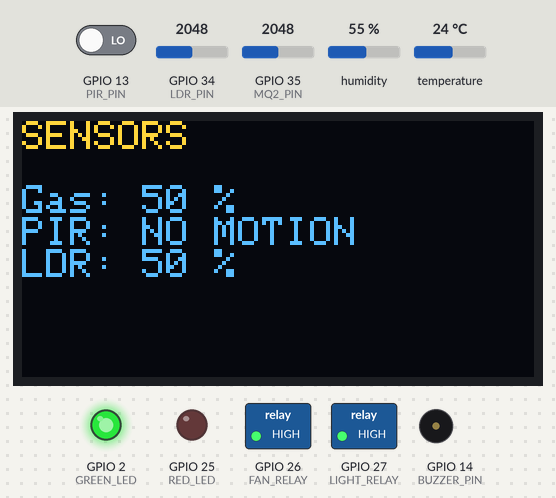
A sketch run on a simulated ESP32. On the bench: 128×64 one-colour display, switched loads named in the sketch (green lamp = pin HIGH), output pins drawn as LEDs (lit = HIGH), buzzer (waves = sounding, pin HIGH). The test bench sets the inputs (shaded band); at power-on: temperature 24 °C, GPIO 13 (PIR_PIN) LOW, GPIO 34 (LDR_PIN) = 2048, GPIO 35 (MQ2_PIN) = 2048, humidity 55 %. The OLED is the two-colour kind (top 16 rows yellow); WiFi joins after 1.5 s; servers stay silent unless stated; random numbers use the default seed unless the sketch sets one; no MQTT or app messages arrive unless stated; what the sketch prints to the serial monitor is not drawn.

Above: at 5.6 s.
5.7 s: temperature set to 31 °C
At 16.3 s:
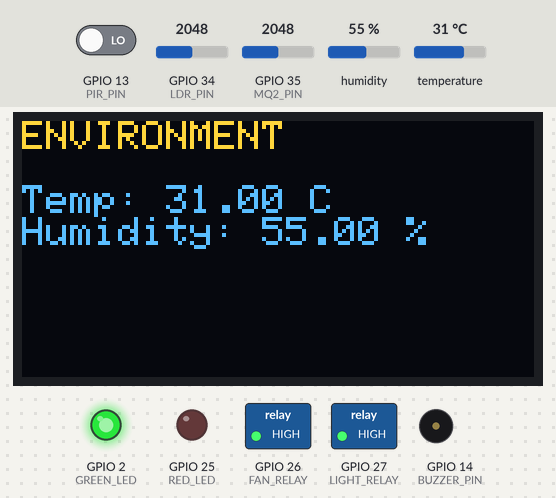
16.6 s: temperature set to 34 °C
At 26.4 s:
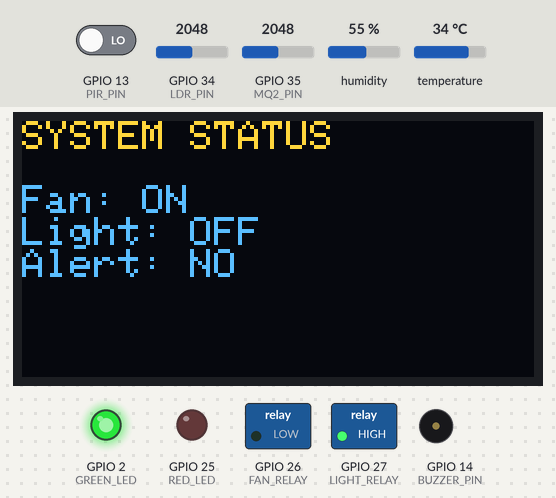
26.7 s: GPIO 13 (PIR_PIN) driven HIGH
At 36.5 s:
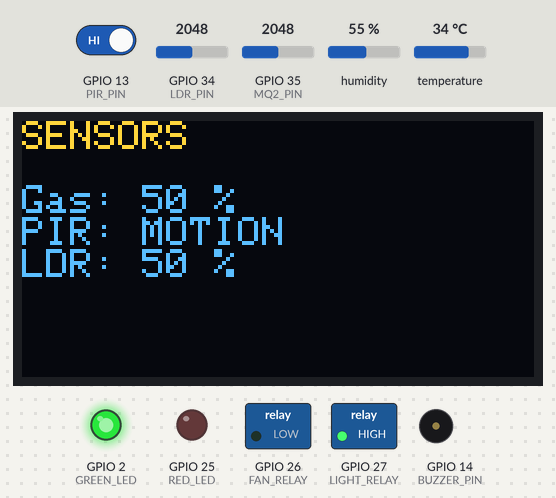
36.8 s: GPIO 34 (LDR_PIN) set to 859
41.9 s: GPIO 34 (LDR_PIN) set to 755
At 45.8 s:
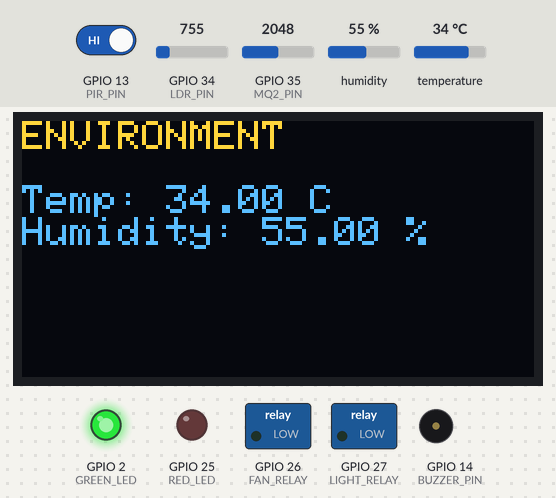
52.0 s: GPIO 35 (MQ2_PIN) set to 2435
62.1 s: GPIO 35 (MQ2_PIN) set to 2560
At 72.0 s:
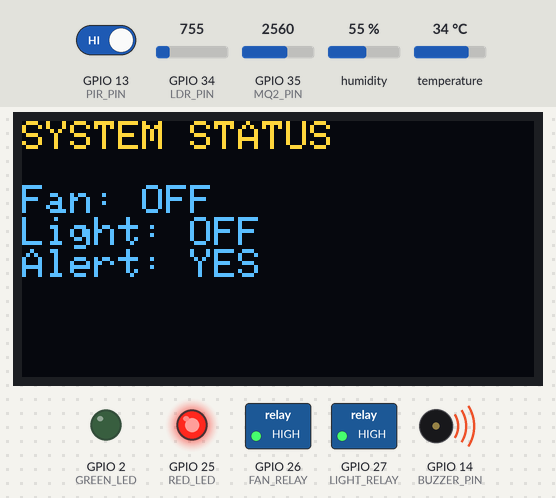
Timing chart, 0 to 73.2 s (numbered marks = the images above; inputs shaded):
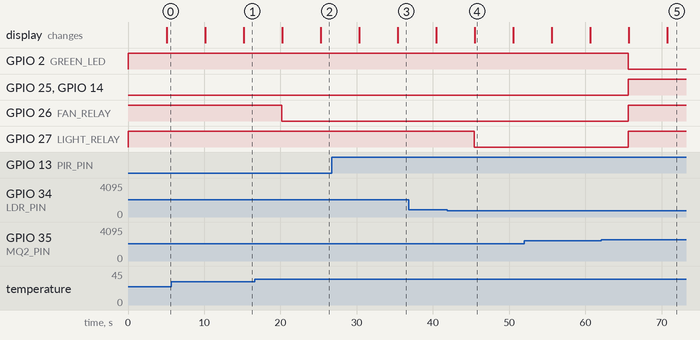

The sketch:

p10-home-hub.ino
```cpp
/****************************************************
   FULL IoT HOME AUTOMATION HUB
   ESP32 - IIT Jammu Summer School 2026

   Sensors:
   DHT11
   MQ-2
   PIR
   LDR

   Outputs:
   2-Channel Relay
   OLED
   Buzzer
   Red LED
   Green LED


****************************************************/

#include <WiFi.h>
#include <WebServer.h>
#include <PubSubClient.h>
#include <Wire.h>
#include <Adafruit_GFX.h>
#include <Adafruit_SSD1306.h>
#include <DHT.h>

// ================= WIFI =================

const char* ssid = "Surya.the.actor";
const char* password = "instagram";

// ================= MQTT =================

const char* mqtt_server = "broker.hivemq.com";

WiFiClient espClient;
PubSubClient mqttClient(espClient);

String mqttTopic = "iitjammu/puthiyaraj/home";

// ================= PIN DEFINITIONS =================

// DHT11
#define DHTPIN 4
#define DHTTYPE DHT11

// Sensors
#define MQ2_PIN 35
#define PIR_PIN 13
#define LDR_PIN 34

// Relay
#define FAN_RELAY 26
#define LIGHT_RELAY 27

// Alert
#define BUZZER_PIN 14
#define RED_LED 25
#define GREEN_LED 2

// OLED
#define SCREEN_WIDTH 128
#define SCREEN_HEIGHT 64

#define OLED_SDA 21
#define OLED_SCL 22

// ================= OBJECTS =================

DHT dht(DHTPIN, DHTTYPE);

Adafruit_SSD1306 display(
  SCREEN_WIDTH,
  SCREEN_HEIGHT,
  &Wire,
  -1
);

WebServer server(80);

// ================= GLOBAL VARIABLES =================

float temperature = 0;
float humidity = 0;

int gasValue = 0;
int gasPercent = 0;

int ldrValue = 0;
int lightPercent = 0;

int pirState = 0;

bool fanState = false;
bool lightState = false;
bool gasAlert = false;

unsigned long lastSensorRead = 0;
unsigned long lastMQTTPublish = 0;
unsigned long lastOLEDUpdate = 0;

int oledScreen = 0;

// Light motion timer
unsigned long lastMotionTime = 0;

// ================= SETUP =================

void setup()
{
  Serial.begin(115200);

  // Pin modes
  pinMode(MQ2_PIN, INPUT);
  pinMode(PIR_PIN, INPUT);
  pinMode(LDR_PIN, INPUT);

  pinMode(FAN_RELAY, OUTPUT);
  pinMode(LIGHT_RELAY, OUTPUT);

  pinMode(BUZZER_PIN, OUTPUT);
  pinMode(RED_LED, OUTPUT);
  pinMode(GREEN_LED, OUTPUT);

  // Relay OFF initially
  digitalWrite(FAN_RELAY, HIGH);
  digitalWrite(LIGHT_RELAY, HIGH);

  digitalWrite(BUZZER_PIN, LOW);
  digitalWrite(RED_LED, LOW);
  digitalWrite(GREEN_LED, HIGH);

  // DHT start
  dht.begin();

  // OLED start
  Wire.begin(OLED_SDA, OLED_SCL);

  if (!display.begin(
        SSD1306_SWITCHCAPVCC,
        0x3C
      ))
  {
    Serial.println("OLED not found");
    while (true);
  }

  display.clearDisplay();
  display.setTextColor(SSD1306_WHITE);
  display.setTextSize(1);

  display.setCursor(0, 0);
  display.println("IoT HOME HUB");
  display.println("Starting...");
  display.display();

  delay(2000);

  // Wi-Fi
  connectWiFi();

  // MQTT
  mqttClient.setServer(
    mqtt_server,
    1883
  );

  // Web routes
  server.on("/", handleRoot);

  server.on(
    "/fan/on",
    []()
    {
      fanState = true;
      digitalWrite(FAN_RELAY, LOW);
      server.send(200, "text/plain", "Fan ON");
    }
  );

  server.on(
    "/fan/off",
    []()
    {
      fanState = false;
      digitalWrite(FAN_RELAY, HIGH);
      server.send(200, "text/plain", "Fan OFF");
    }
  );

  server.on(
    "/light/on",
    []()
    {
      lightState = true;
      digitalWrite(LIGHT_RELAY, LOW);
      server.send(200, "text/plain", "Light ON");
    }
  );

  server.on(
    "/light/off",
    []()
    {
      lightState = false;
      digitalWrite(LIGHT_RELAY, HIGH);
      server.send(200, "text/plain", "Light OFF");
    }
  );

  server.begin();

  Serial.println("Web Server Started");
}

// ================= LOOP =================

void loop()
{
  server.handleClient();

  if (!mqttClient.connected())
  {
    reconnectMQTT();
  }

  mqttClient.loop();

  // Read sensors every 5 seconds
  if (millis() - lastSensorRead >= 5000)
  {
    readSensors();

    applyAutomationRules();

    updateOLED();

    lastSensorRead = millis();
  }

  // MQTT every 30 seconds
  if (millis() - lastMQTTPublish >= 30000)
  {
    publishMQTT();

    lastMQTTPublish = millis();
  }
}

// ================= WIFI =================

void connectWiFi()
{
  Serial.print("Connecting WiFi");

  WiFi.begin(
    ssid,
    password
  );

  while (WiFi.status() != WL_CONNECTED)
  {
    delay(500);

    Serial.print(".");
  }

  Serial.println();

  Serial.println("WiFi Connected");

  Serial.print("IP Address: ");

  Serial.println(
    WiFi.localIP()
  );
}

// ================= READ SENSORS =================

void readSensors()
{
  // DHT11
  float newTemperature = dht.readTemperature();

  float newHumidity = dht.readHumidity();

  if (!isnan(newTemperature))
  {
    temperature = newTemperature;
  }

  if (!isnan(newHumidity))
  {
    humidity = newHumidity;
  }

  // MQ2
  gasValue = analogRead(MQ2_PIN);

  gasPercent = map(
    gasValue,
    0,
    4095,
    0,
    100
  );

  gasPercent = constrain(
    gasPercent,
    0,
    100
  );

  // PIR
  pirState = digitalRead(PIR_PIN);

  // LDR
  ldrValue = analogRead(LDR_PIN);

  lightPercent = map(
    ldrValue,
    0,
    4095,
    0,
    100
  );

  lightPercent = constrain(
    lightPercent,
    0,
    100
  );

  if (pirState == HIGH)
  {
    lastMotionTime = millis();
  }

  Serial.println("--------------------");

  Serial.print("Temperature: ");
  Serial.println(temperature);

  Serial.print("Humidity: ");
  Serial.println(humidity);

  Serial.print("Gas: ");
  Serial.println(gasPercent);

  Serial.print("PIR: ");
  Serial.println(pirState);

  Serial.print("Light: ");
  Serial.println(lightPercent);
}

// ================= AUTOMATION =================

void applyAutomationRules()
{
  // ================= GAS SAFETY =================

  if (gasPercent > 60)
  {
    gasAlert = true;

    // Safety shutdown
    fanState = false;
    lightState = false;

    digitalWrite(
      FAN_RELAY,
      HIGH
    );

    digitalWrite(
      LIGHT_RELAY,
      HIGH
    );

    digitalWrite(
      BUZZER_PIN,
      HIGH
    );

    digitalWrite(
      RED_LED,
      HIGH
    );

    digitalWrite(
      GREEN_LED,
      LOW
    );

    return;
  }

  else
  {
    gasAlert = false;

    digitalWrite(
      BUZZER_PIN,
      LOW
    );

    digitalWrite(
      RED_LED,
      LOW
    );

    digitalWrite(
      GREEN_LED,
      HIGH
    );
  }

  // ================= FAN AUTOMATION =================

  // Temperature above 32°C
  if (!fanState && temperature > 32)
  {
    fanState = true;

    digitalWrite(
      FAN_RELAY,
      LOW
    );

    Serial.println("Fan AUTO ON");
  }

  // Temperature below 28°C
  if (fanState && temperature < 28)
  {
    fanState = false;

    digitalWrite(
      FAN_RELAY,
      HIGH
    );

    Serial.println("Fan AUTO OFF");
  }

  // ================= LIGHT AUTOMATION =================

  // Dark + Motion
  if (
    lightPercent < 20 &&
    pirState == HIGH
  )
  {
    lightState = true;

    digitalWrite(
      LIGHT_RELAY,
      LOW
    );

    Serial.println("Light AUTO ON");
  }

  // Daylight
  if (lightPercent > 60)
  {
    lightState = false;

    digitalWrite(
      LIGHT_RELAY,
      HIGH
    );

    Serial.println("Light OFF - Daylight");
  }

  // No motion for 3 minutes
  if (
    millis() - lastMotionTime >= 180000
  )
  {
    lightState = false;

    digitalWrite(
      LIGHT_RELAY,
      HIGH
    );

    Serial.println(
      "Light OFF - No Motion"
    );
  }
}

// ================= MQTT =================

void reconnectMQTT()
{
  while (!mqttClient.connected())
  {
    Serial.print("Connecting MQTT...");

    String clientID = "ESP32HomeHub";

    clientID += String(
      random(0xffff),
      HEX
    );

    if (
      mqttClient.connect(
        clientID.c_str()
      )
    )
    {
      Serial.println(
        "MQTT Connected"
      );
    }

    else
    {
      Serial.print(
        "Failed, rc="
      );

      Serial.println(
        mqttClient.state()
      );

      delay(2000);
    }
  }
}

// ================= MQTT PUBLISH =================

void publishMQTT()
{
  String json = "{";

  json += "\"temp\":";
  json += String(temperature, 1);

  json += ",\"humidity\":";
  json += String(humidity, 1);

  json += ",\"gas\":";
  json += String(gasPercent);

  json += ",\"pir\":";
  json += String(pirState);

  json += ",\"light\":";
  json += String(lightPercent);

  json += ",\"fan\":";
  json += String(fanState ? 1 : 0);

  json += ",\"light_relay\":";
  json += String(lightState ? 1 : 0);

  json += ",\"alert\":";
  json += String(gasAlert ? 1 : 0);

  json += "}";

  mqttClient.publish(
    mqttTopic.c_str(),
    json.c_str()
  );

  Serial.println(
    "MQTT Published:"
  );

  Serial.println(json);
}

// ================= OLED =================

void updateOLED()
{
  if (
    millis() - lastOLEDUpdate >= 5000
  )
  {
    oledScreen++;

    if (oledScreen > 2)
    {
      oledScreen = 0;
    }

    lastOLEDUpdate = millis();
  }

  display.clearDisplay();

  display.setCursor(0, 0);

  // Screen 1
  if (oledScreen == 0)
  {
    display.println(
      "ENVIRONMENT"
    );

    display.println();

    display.print(
      "Temp: "
    );

    display.print(
      temperature
    );

    display.println(
      " C"
    );

    display.print(
      "Humidity: "
    );

    display.print(
      humidity
    );

    display.println(
      " %"
    );
  }

  // Screen 2
  else if (oledScreen == 1)
  {
    display.println(
      "SENSORS"
    );

    display.println();

    display.print(
      "Gas: "
    );

    display.print(
      gasPercent
    );

    display.println(
      " %"
    );

    display.print(
      "PIR: "
    );

    display.println(
      pirState ? "MOTION" : "NO MOTION"
    );

    display.print(
      "LDR: "
    );

    display.print(
      lightPercent
    );

    display.println(
      " %"
    );
  }

  // Screen 3
  else
  {
    display.println(
      "SYSTEM STATUS"
    );

    display.println();

    display.print(
      "Fan: "
    );

    display.println(
      fanState ? "ON" : "OFF"
    );

    display.print(
      "Light: "
    );

    display.println(
      lightState ? "ON" : "OFF"
    );

    display.print(
      "Alert: "
    );

    display.println(
      gasAlert ? "YES" : "NO"
    );
  }

  display.display();
}

// ================= WEB DASHBOARD =================

void handleRoot()
{
  String html = "";

  html += "<!DOCTYPE html>";

  html += "<html>";

  html += "<head>";

  html += "<meta name='viewport' content='width=device-width, initial-scale=1'>";

  html += "<meta http-equiv='refresh' content='5'>";

  html += "<title>IoT Home Hub</title>";

  html += "<style>";

  html += "body{font-family:Arial;text-align:center;background:#f2f2f2;}";

  html += ".card{background:white;margin:10px;padding:15px;border-radius:10px;}";

  html += "button{padding:10px;margin:5px;font-size:16px;}";

  html += "</style>";

  html += "</head>";

  html += "<body>";

  html += "<h1>ESP32 IoT Home Automation Hub</h1>";

  html += "<div class='card'>";

  html += "<h2>Environment</h2>";

  html += "<p>Temperature: ";

  html += String(
    temperature
  );

  html += " °C</p>";

  html += "<p>Humidity: ";

  html += String(
    humidity
  );

  html += " %</p>";

  html += "</div>";

  html += "<div class='card'>";

  html += "<h2>Sensors</h2>";

  html += "<p>Gas: ";

  html += String(
    gasPercent
  );

  html += " %</p>";

  html += "<p>PIR: ";

  html += pirState ? "MOTION" : "NO MOTION";

  html += "</p>";

  html += "<p>Light: ";

  html += String(
    lightPercent
  );

  html += " %</p>";

  html += "</div>";

  html += "<div class='card'>";

  html += "<h2>Relay Status</h2>";

  html += "<p>Fan: ";

  html += fanState ? "ON" : "OFF";

  html += "</p>";

  html += "<a href='/fan/on'>";

  html += "<button>Fan ON</button>";

  html += "</a>";

  html += "<a href='/fan/off'>";

  html += "<button>Fan OFF</button>";

  html += "</a>";

  html += "<p>Light: ";

  html += lightState ? "ON" : "OFF";

  html += "</p>";

  html += "<a href='/light/on'>";

  html += "<button>Light ON</button>";

  html += "</a>";

  html += "<a href='/light/off'>";

  html += "<button>Light OFF</button>";

  html += "</a>";

  html += "</div>";

  html += "<div class='card'>";

  html += "<h2>Gas Alert: ";

  html += gasAlert ? "DANGER" : "SAFE";

  html += "</h2>";

  html += "</div>";

  html += "</body>";

  html += "</html>";

  server.send(
    200,
    "text/html",
    html
  );
}
```

Measured:
- the behaviour switches between 32 and 33 °C on temperature (found by bisection; images 1 and 2)
- the behaviour switches between 819 and 818 on GPIO 34 (LDR_PIN) (found by bisection; images 3 and 4)
- the behaviour switches between 2497 and 2498 on GPIO 35 (MQ2_PIN) (found by bisection; images 4 and 5)
- after the input at 16.6 s, GPIO 26 (FAN_RELAY): HIGH → LOW after 3.6 s
- after the input at 41.9 s, GPIO 27 (LIGHT_RELAY): HIGH → LOW after 3.5 s
- after the input at 62.1 s, GPIO 2 (GREEN_LED): HIGH → LOW after 3.6 s; GPIO 25 (RED_LED), GPIO 26 (FAN_RELAY), GPIO 27 (LIGHT_RELAY), GPIO 14 (BUZZER_PIN): LOW → HIGH after 3.6 s
- what the display in image 4 shows lasts 5.0 s, from 45.5 s to 50.5 s
